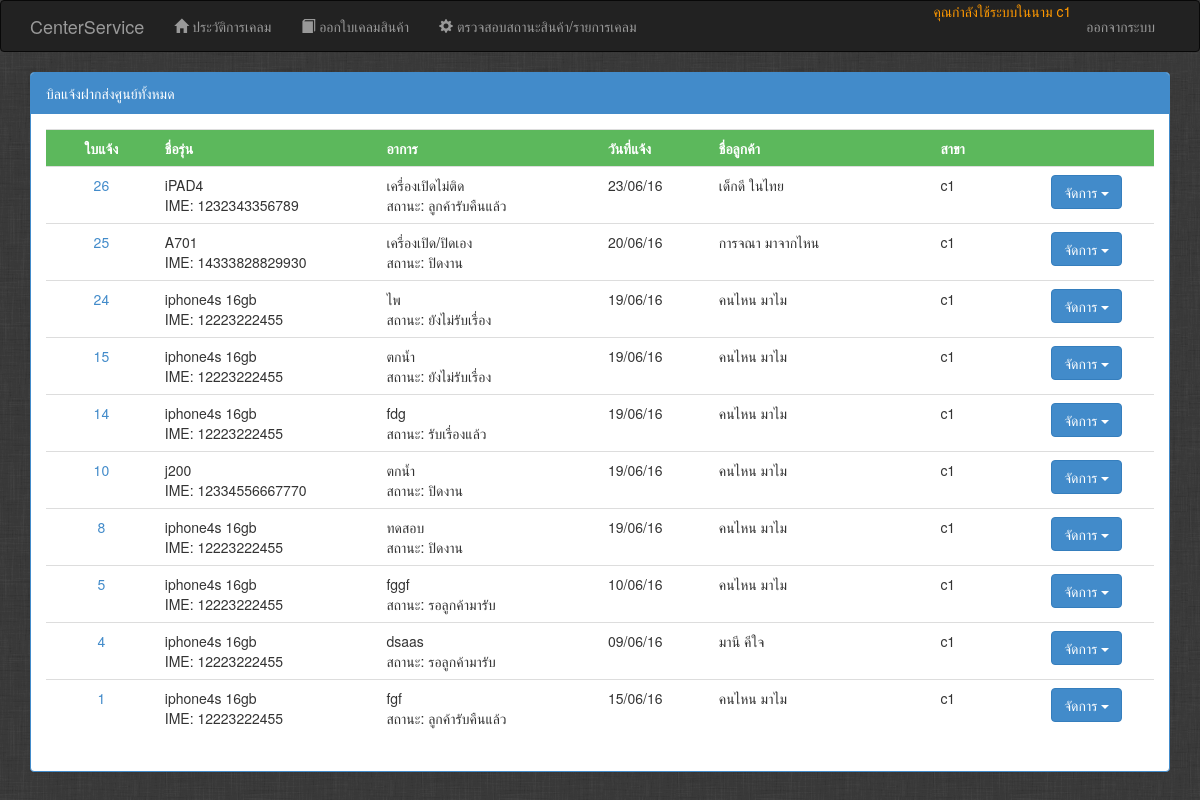
The page /User/user_job.php (signed in) on the database its author committed.
### tables this page shows
CREATE TABLE IF NOT EXISTS `job_service` (
  `id` int(11) NOT NULL AUTO_INCREMENT COMMENT 'หมายเลขใบฝาก',
  `user_id` int(11) NOT NULL COMMENT 'สาขา',
  `employees_id` int(11) NOT NULL COMMENT 'พนักงาน',
  `customers_id` int(11) NOT NULL COMMENT 'รหัสลูกค้า',
  `product_id` int(11) NOT NULL COMMENT 'สินค้า',
  `job_manner` varchar(255) DEFAULT NULL COMMENT 'อาการ',
  `job_details` text COMMENT 'รายละเอียด',
  `attachment` varchar(255) DEFAULT NULL COMMENT 'อุปกรณ์ที่นำมาด้วย',
  `price_service` int(11) DEFAULT '0' COMMENT 'ค่าบริการ',
  `job_note` text COMMENT 'หมายเหตุ',
  `sta_date` datetime DEFAULT NULL COMMENT 'วันที่ส่งเรื่งเคลม',
  `get_date` datetime DEFAULT NULL COMMENT 'วันที่รับเรื่อง',
  `close_date` datetime DEFAULT NULL COMMENT 'วันที่ปิดงาน',
  `wait_date` datetime DEFAULT NULL COMMENT 'วันที่สาขารับคืน',
  `end_date` datetime DEFAULT NULL COMMENT 'วันที่ลูกค้ารับคืน',
  `status` enum('ยังไม่รับเรื่อง','รับเรื่องแล้ว','ปิดงาน','รอลูกค้ามารับ','ลูกค้ารับคืนแล้ว') DEFAULT 'ยังไม่รับเรื่อง' COMMENT 'สถานะ',
  `note_end` text COMMENT 'หมายเหตุการเคลม',
  `totlo_price` int(11) DEFAULT '0' COMMENT 'ยอดที่ต้องชำระทั้งหมด',
  `suppliers_id` int(11) DEFAULT NULL COMMENT 'ศูนย์บริการ',
  PRIMARY KEY (`id`),
  KEY `fk_job_service_employees1_idx` (`employees_id`),
  KEY `fk_job_service_product2_idx` (`product_id`),
  KEY `fk_job_service_user1_idx` (`user_id`),
  KEY `fk_job_service_suppliers1_idx` (`suppliers_id`),
  KEY `fk_job_service_customers1_idx` (`customers_id`)
);

CREATE TABLE IF NOT EXISTS `product` (
  `id` int(11) NOT NULL AUTO_INCREMENT COMMENT 'รหัส',
  `product_category_id` int(11) NOT NULL COMMENT 'ประเภทสินค้า',
  `brand_id` int(11) NOT NULL COMMENT 'ยี่ห้อ',
  `model` varchar(255) NOT NULL COMMENT 'รุ่น',
  `color_id` int(11) NOT NULL COMMENT 'สี',
  `ime` varchar(45) NOT NULL COMMENT 'หมายเลขสินค้า',
  `customers_id` int(11) NOT NULL COMMENT 'รหัสลูกค้า',
  PRIMARY KEY (`id`),
  UNIQUE KEY `ime_UNIQUE` (`ime`),
  KEY `fk_product_product_category1_idx` (`product_category_id`),
  KEY `fk_product_brand1_idx` (`brand_id`),
  KEY `fk_product_color1_idx` (`color_id`),
  KEY `fk_product_customers1_idx` (`customers_id`)
);

CREATE TABLE IF NOT EXISTS `customers` (
  `id` int(11) NOT NULL AUTO_INCREMENT COMMENT 'รหัสลูกค้า',
  `name` varchar(255) DEFAULT NULL COMMENT 'ชื่อลูกค้า',
  `address` varchar(45) DEFAULT NULL COMMENT 'ที่อยู่',
  `phone` varchar(10) DEFAULT NULL COMMENT 'เบอร์โทร',
  PRIMARY KEY (`id`)
);

CREATE TABLE IF NOT EXISTS `user` (
  `id` int(11) NOT NULL AUTO_INCREMENT,
  `username` varchar(100) NOT NULL COMMENT 'สาขา',
  `password` varchar(100) NOT NULL COMMENT 'Password',
  `user_type` enum('User','UserPro','Admin') NOT NULL DEFAULT 'User' COMMENT 'กลุ่มสถานะ',
  `last_login` datetime DEFAULT NULL COMMENT 'เข้าระบบล่าสุด',
  PRIMARY KEY (`id`),
  UNIQUE KEY `username_UNIQUE` (`username`)
);

### User/user_job.php (the view, shortened to what this page needs)
<?php
include 'header.php';
include 'men.php';
include '../dbconn.php';
?>
<body data-gr-c-s-loaded="true" style="background-image: url(pic/bg.png);">
<div class="container">
	<div class="row">
		<div class="col-md-12">
<div class="panel panel-primary">
  <div class="panel-heading">บิลแจ้งฝากส่งศูนย์ทั้งหมด</div>
  <div class="panel-body">
    <table class="table table-hover">
      <tr class="btn-success">
          <th width="10%"><center>ใบแจ้ง</center></th>
          <th width="20%">ชื่อรุ่น</th>
          <th width="20%">อาการ</th>
          <th width="10%">วันที่แจ้ง</th>
          <th width="20%">ชื่อลูกค้า</th>
          <th width="10%">สาขา</th>
          <th width="10%"></th>
      </tr>
			<?php
			$us=$_SESSION['user']['id'];
			$sql = "SELECT * FROM job_service where user_id='$us' ORDER BY id DESC";
			$result = $conn->query($sql);
		   while($rs=mysqli_fetch_array($result)){
			$sql1 = "SELECT * FROM product where id='$rs[product_id]'";
			$result1 = $conn->query($sql1) ;
			$rs1=mysqli_fetch_array($result1);
			$sql2 = "SELECT * FROM customers where id='$rs[customers_id]'";
			$result2 = $conn->query($sql2) ;
			$rs2=mysqli_fetch_array($result2);
			$sql3 = "SELECT * FROM user where id='$rs[user_id]'";
			$result3 = $conn->query($sql3) ;
			$rs3=mysqli_fetch_array($result3);
                         $date = date_create($rs['sta_date']);
		?>
      <tr >
          <td><center><a href="user_jobdtail.php?jid=<?php echo $rs['id'];?>"><?php echo $rs['id'];?></a></center></td>
          <td>
              <?php
                echo $rs1['model'];
                echo "<br>";
                echo "IME: ".$rs1['ime'];
              ?>
          </td>
          <td>
            <?php
		echo $rs['job_manner'];
		echo "<br>";
		echo "สถานะ: ".$rs['status'];
            ?>
           </td>
          <td><?php echo date_format($date,'d/m/y');?></td>
          <td><?php echo $rs2['name'];?></td>
          <td><?php echo $rs3['username'];?></td>
          <td>
						<div class="btn-group">
						  <button type="button" class="btn btn-primary dropdown-toggle" data-toggle="dropdown" aria-haspopup="true" aria-expanded="false">
						    จัดการ <span class="caret"></span>
						  </button>
						</div>
					</td>
      </tr>
  <?php }?>
    </table>
  </div>
</div>
</div>
</div>
</div>
</div>
<?php
include '../footer.php'
 ?>

### rows shown on the page
job_service: id "26", product.model "iPAD4", product.ime "1232343356789", job_manner "เครื่องเปิดไม่ติด", status "ลูกค้ารับคืนแล้ว", sta_date "23/06/16", customers.name "เด็กดี ในไทย", user.username "c1"
job_service: id "25", product.model "A701", product.ime "14333828829930", job_manner "เครื่องเปิด/ปิดเอง", status "ปิดงาน", sta_date "20/06/16", customers.name "การจณา มาจากไหน", user.username "c1"
job_service: id "24", product.model "iphone4s 16gb", product.ime "12223222455", job_manner "ไพ", status "ยังไม่รับเรื่อง", sta_date "19/06/16", customers.name "คนไหน มาไม", user.username "c1"
job_service: id "15", product.model "iphone4s 16gb", product.ime "12223222455", job_manner "ตกน้ำ", status "ยังไม่รับเรื่อง", sta_date "19/06/16", customers.name "คนไหน มาไม", user.username "c1"
job_service: id "14", product.model "iphone4s 16gb", product.ime "12223222455", job_manner "fdg", status "รับเรื่องแล้ว", sta_date "19/06/16", customers.name "คนไหน มาไม", user.username "c1"
job_service: id "10", product.model "j200", product.ime "12334556667770", job_manner "ตกน้ำ", status "ปิดงาน", sta_date "19/06/16", customers.name "คนไหน มาไม", user.username "c1"
job_service: id "8", product.model "iphone4s 16gb", product.ime "12223222455", job_manner "ทดสอบ", status "ปิดงาน", sta_date "19/06/16", customers.name "คนไหน มาไม", user.username "c1"
job_service: id "5", product.model "iphone4s 16gb", product.ime "12223222455", job_manner "fggf", status "รอลูกค้ามารับ", sta_date "10/06/16", customers.name "คนไหน มาไม", user.username "c1"
job_service: id "4", product.model "iphone4s 16gb", product.ime "12223222455", job_manner "dsaas", status "รอลูกค้ามารับ", sta_date "09/06/16", customers.name "มานี คีใจ", user.username "c1"
job_service: id "1", product.model "iphone4s 16gb", product.ime "12223222455", job_manner "fgf", status "ลูกค้ารับคืนแล้ว", sta_date "15/06/16", customers.name "คนไหน มาไม", user.username "c1"

### other values the page prints
$_SESSION['user']['username'] "c1"
